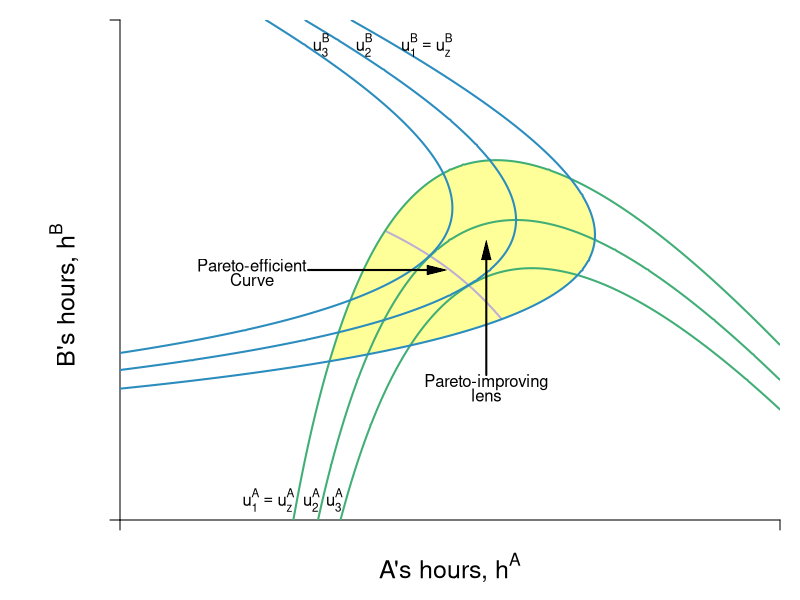

Write R code to recreate this figure.
require(shape)
pdf(file = "coordination_failures/coord_fallback_pareto/coord_fallback_pareto_4.pdf", width = 9, height = 7)

#Set parameters for graphics
axislabelsize <- 1.5
graphlinewidth <- 2
segmentlinewidth <- 1.5

COL <- c("#7fc97f", "#beaed4", "#fdc086", "#ffff99", "#386cb0", "#f0027f", "#bf5b17", "#666666")
COLA <- c("#99d8c9","#66c2a4","#41ae76", "#238b45", "#005824")
COLB <- c("#4eb3d3", "#2b8cbe", "#0868ac","#084081")

par(mar =  c(4, 6, 1, 1))

uA <- function(ea, eb, alpha = 30, beta = 1/2) {
  (alpha - beta*(ea+eb))*ea - 0.5*(ea)^2
}

uB <- function(ea, eb, alpha = 30, beta = 1/2) {
  (alpha - beta*(ea+eb))*eb - 0.5*(eb)^2
}

brfB <- function(ea, alpha = 30, beta = 1/2) {
  (alpha - beta*ea)/(1 + 2*beta)
}

brfA <- function(ea, alpha = 30, beta = 1/2) {
  (alpha - ea*(1 + 2*beta))/(beta)
}

brfPE <- function(ea, alpha = 30, beta = 1/8) {
  alpha*(1 - beta*ea)
}

hANE <- function(alpha, beta = 1/2){
  alpha/(1 + 3*beta)
}

hApEff <- function(alpha, beta = 1/2){
  alpha/(2 + 4*beta)
}

hApEff2 <- function(alpha, beta = 1/2){
  alpha/(1 + 4*beta)
}

intercept1 <- function(alpha, beta = 1/2){
  alpha/(1 + 2*beta)
}

PEC <- function(ea, alpha = 30, beta = 1/2){
  a = beta*(1+2*beta);
  b = -alpha*(1+3*beta)+(1+2*beta)^2*ea;
  c = alpha^2 - alpha*(1+3*beta)*ea+ beta*(1+2*beta)*ea^2
  delta = b^2-4*a*c
  return((-b-sqrt(delta))/(2*a))
}


indiffA <- function(ea, alpha = 30, beta = 1/2, uA = 144) {
  (alpha*ea - beta*(ea)^2 - 0.5*(ea)^2 - uA)/(beta*ea)
}

indiffBroot1 <- function(ea, alpha = 30, beta = 30, uB = 144){
  (-sqrt(alpha^2 - 2*alpha*beta*ea + beta^2*ea^2 - 4*beta*uB - 2*uB) + alpha - beta*ea)/(2*beta + 1)
}

indiffBroot2 <- function(ea, alpha = 30, beta = 30, uB = 144){
  (sqrt(alpha^2 - 2*alpha*beta*ea + beta^2*ea^2 - 4*beta*uB - 2*uB) + alpha - beta*ea)/(2*beta + 1)
}


xlims <- c(0, 20)
ylims <- c(0, 20)

npts <- 501 
x <- seq(xlims[1], xlims[2], length.out = npts)
y <- seq(ylims[1], ylims[2], length.out = npts) 
a <- c(130, 
       uA(hANE(alpha = 30, beta = 1/2), hANE(alpha = 30, beta = 1/2)), 
       #uA(hApEff2(alpha = 30, beta = 1/2), hApEff2(alpha = 30, beta = 1/2)),
       155.8)
b <- c(130, 
       uA(hANE(alpha = 30, beta = 1/2),hANE(alpha = 30, beta = 1/2)), 
       #uB(hApEff2(alpha = 30, beta = 1/2), hApEff2(alpha = 30, beta = 1/2)), 
       155.8)


plot(0, 0, xlim = xlims, ylim = ylims, type = "n",
     xlab = expression(paste("")),
     ylab = expression(paste("")), 
     xaxt = "n", 
     yaxt = "n", 
     cex.lab = axislabelsize, 
     bty = "n",
     xaxs="i", 
     yaxs="i")


ticksy <- c(ylims[1], ylims[2])
ylabels <- c(NA, NA)
ticksx <- c(xlims[1], xlims[2])
xlabels <- c(NA, NA)

axis(1, at = ticksx,  pos = 0, labels = FALSE)
text(x = c(0, hApEff2(alpha = 30), hANE(alpha = 30), intercept1(alpha = 30), xlims[2]), par("usr")[3] - 0.4, labels = xlabels, srt = 0, pos = 1, xpd = TRUE)

axis(2, at = ticksy, pos = 0, labels = ylabels, las = 1)

npts <- 500 
xx1 <- seq(xlims[1], xlims[2], length.out = npts)
xx2 <- seq(8.05, 11.55, length.out = npts)

#Polygon for the P-Improving Lens
xpoly1 <- seq(from = 6.3, to = 13.65, length.out = 500)
ypoly1 <- indiffA(xpoly1, uA = 130, alpha = 30, beta = 1/2)
ypoly2 <- indiffBroot1(xpoly1, uB = 130, alpha = 30, beta = 1/2)
polygon(x = c(xpoly1, rev(xpoly1)), y = c(ypoly1, rev(ypoly2)), col = COL[4], density = NULL, border = NA)

xpoly1 <- seq(from = 13.65, to = 14.35, length.out = 500)
ypoly1 <- indiffBroot2(xpoly1, uB = 130, alpha = 30, beta = 1/2)
ypoly2 <- indiffBroot1(xpoly1, uB = 130, alpha = 30, beta = 1/2)
polygon(x = c(xpoly1, rev(xpoly1)), y = c(ypoly1, rev(ypoly2)), col = COL[4], density = NULL, border = NA)

#Pareto-efficient curve line
lines(xx2, PEC(xx2, alpha = 30, beta = 1/2), col = COL[2], lwd = graphlinewidth)

contour(y, x,
        outer(x, y, uA),
        drawlabels = FALSE,
        col = COLA[3],
        lwd = graphlinewidth,
        levels = a,
        xaxs="i",
        yaxs="i",
        add = TRUE)

text(0.5*xlims[2], -1.9, expression(paste("A's hours, ", h^A)), xpd = TRUE, cex = axislabelsize)
text(-1.7, 9, expression(paste("B's hours, ", h^B)), xpd = TRUE, cex = axislabelsize, srt = 90)

contour(x, y,
        outer(x, y, uB),
        drawlabels = FALSE,
        col = COLB[2],
        lwd = graphlinewidth,
        levels = b,
        add = TRUE
)

text(4, 10.2, expression("Pareto-efficient"))
text(4, 9.6, expression("Curve"))
Arrows(5.7, 10, 9.6, 10, col = "black", lty = 1, lwd = 2, arr.type = "triangle", arr.lwd = 0.5)


text(11.1, 5.5, expression("Pareto-improving"))
text(11.1,  5, expression("lens"))
Arrows(11.1, 5.8, 11.1, 10.8, col = "black", lty = 1, lwd = 2, arr.type = "triangle", arr.lwd = 0.5)

#Label the indifference curves for A
text(4.5, 0.8, expression(u[1]^A == u[z]^A))
text(5.8, 0.8, expression(u[2]^A))
text(6.5, 0.8, expression(u[3]^A))


#Label the indifference curves for theB
text(9.3, 19, expression(u[1]^B == u[z]^B))
text(7.4, 19, expression(u[2]^B))
text(6.1, 19, expression(u[3]^B))

dev.off()
